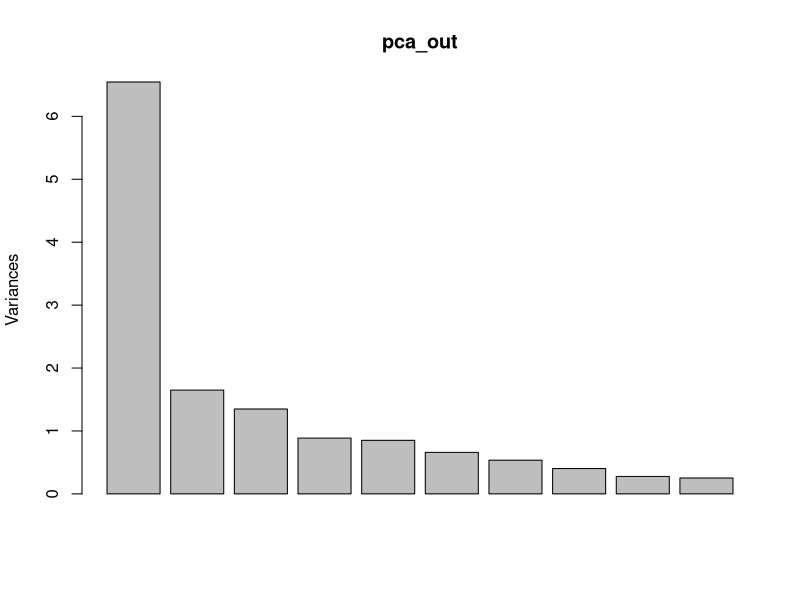
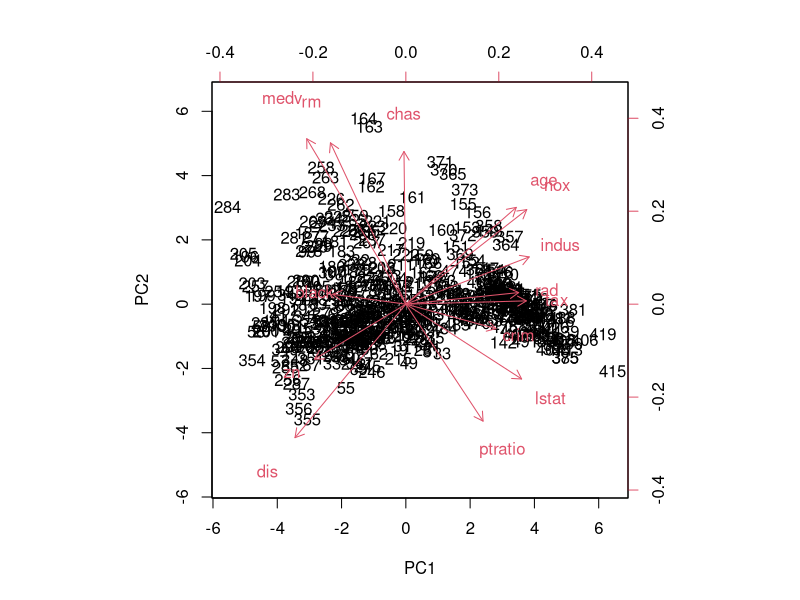
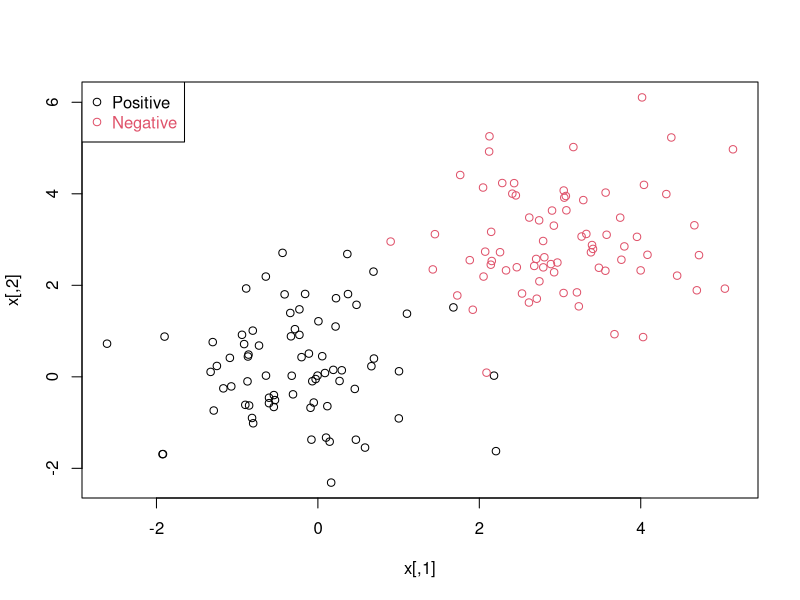
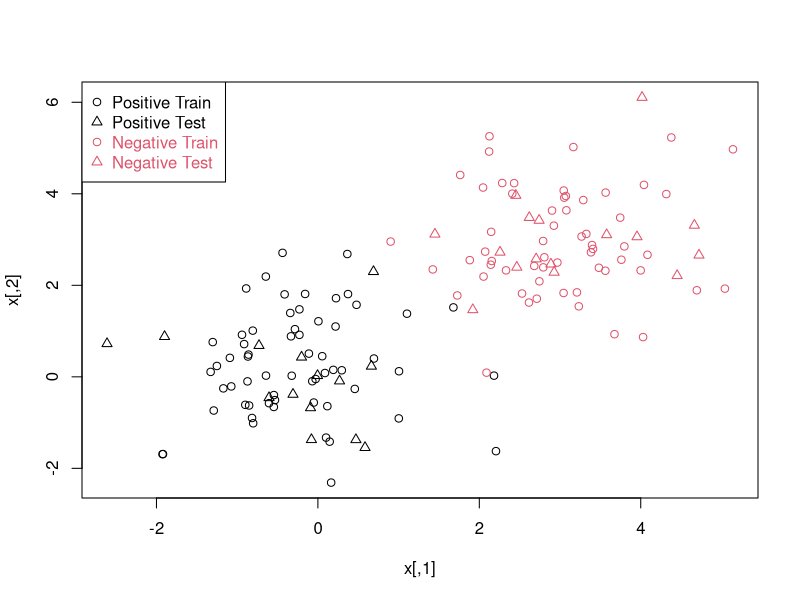
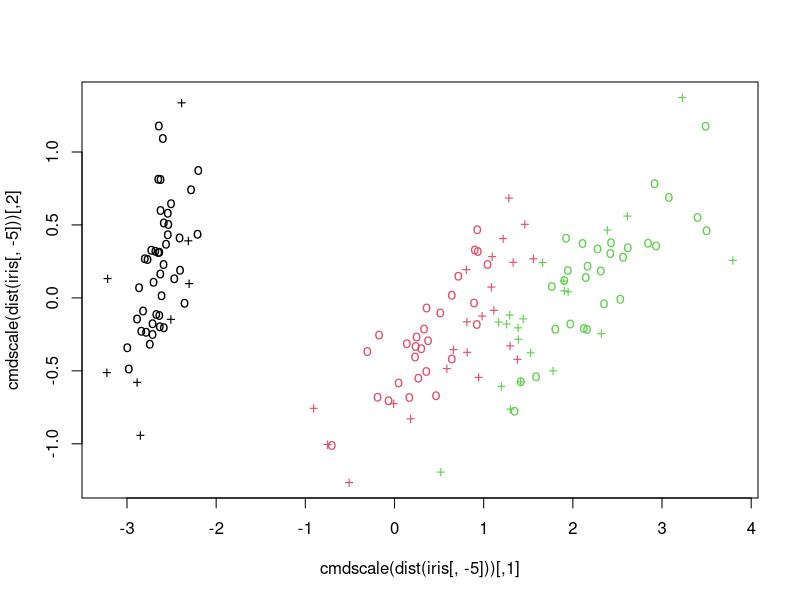
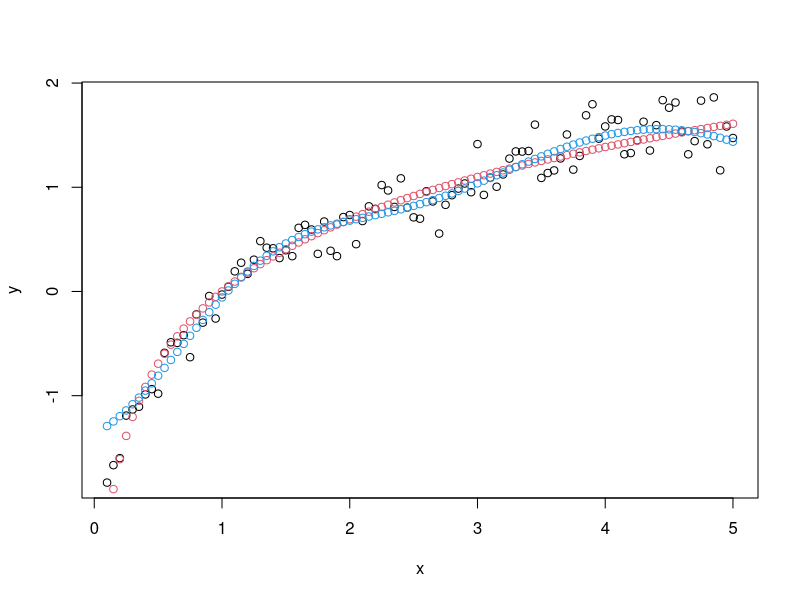
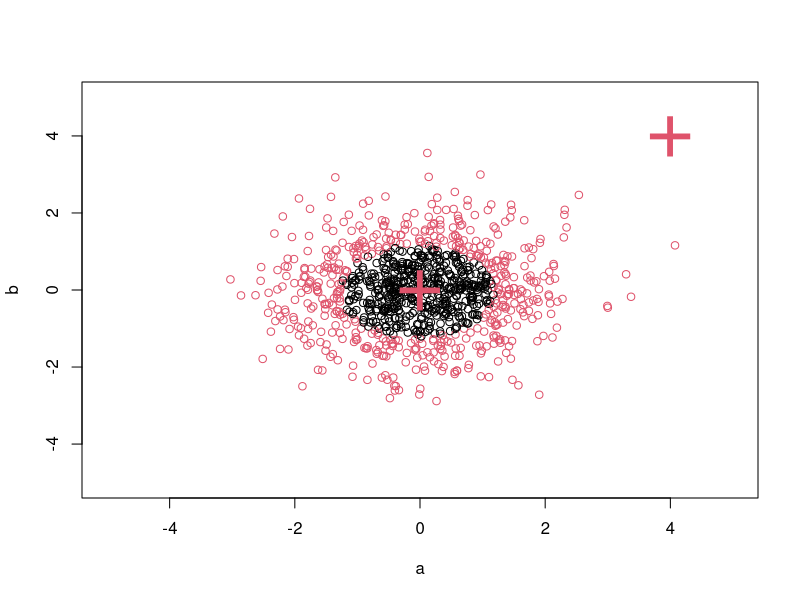

Recreate these plots in R, in order. (Note: this script raises an error after producing the figures.)
#PCA on Boston Dataset
install.packages('MASS')
data(Boston, package="MASS")
# the prcomp() fucntion computes the principal components and we have turned on scaling
# Read the documentation for prcompt() function in RStudio
help(prcomp)
pca_out <- prcomp(Boston,scale. = T)
# pca_out shows the loadings that used.
pca_out
plot(pca_out)

# plotting using the biplot()
# Read the documentation for biplot() function in RStudio
help(biplot)
biplot(pca_out, scale = 0)
boston_pc <- pca_out$x
boston_pc
# boston_pc has the Principal Components having the same number of rows in the original dataset
head(boston_pc)
summary(boston_pc)

#svm1 
n <- 150 # number of data points
p <- 2 # dimension
sigma <- 1 # variance of the distribution
meanpos <- 0 # centre of the distribution of positive examples
meanneg <- 3 # centre of the distribution of negative examples
npos <- round(n/2) # number of positive examples
nneg <- n-npos # number of negative examples
# Generate the positive and negative examples
xpos <- matrix(rnorm(npos*p,mean=meanpos,sd=sigma),npos,p)
xneg <- matrix(rnorm(nneg*p,mean=meanneg,sd=sigma),npos,p)
x <- rbind(xpos,xneg)
# Generate the labels
y <- matrix(c(rep(1,npos),rep(-1,nneg)))
# Visualize the data
plot(x,col=ifelse(y>0,1,2))
legend("topleft",c('Positive','Negative'),col=seq(2),pch=1,text.col=seq(2))
#
ntrain <- round(n*0.8) # number of training examples
tindex <- sample(n,ntrain) # indices of training samples
xtrain <- x[tindex,]
xtest <- x[-tindex,]
ytrain <- y[tindex]
ytest <- y[-tindex]
istrain=rep(0,n)
istrain[tindex]=1
# Visualize
plot(x,col=ifelse(y>0,1,2),pch=ifelse(istrain==1,1,2))
legend("topleft",c('Positive Train','Positive Test','Negative Train','Negative Test'),col=c(1,1,2,2), pch=c(1,2,1,2), text.col=c(1,1,2,2))

#svm2
library(e1071)
library(rpart)
install.packages("mlbench")
data(Ozone, package="mlbench")
## split data into a train and test set
index <- 1:nrow(Ozone)
testindex <- sample(index, trunc(length(index)/3))
testset <- na.omit(Ozone[testindex,-3])
trainset <- na.omit(Ozone[-testindex,-3])
svm.model <- svm(V4 ~ ., data = trainset, cost = 1000, gamma = 0.0001)
svm.pred <- predict(svm.model, testset[,-3])
crossprod(svm.pred - testset[,3]) / length(testindex)

#svm3
data(iris)
attach(iris)

## classification mode
# default with factor response:
model <- svm(Species ~ ., data = iris)

# alternatively the traditional interface:
x <- subset(iris, select = -Species)
y <- Species
model <- svm(x, y) 

print(model)
summary(model)

# test with train data
pred <- predict(model, x)
# (same as:)
pred <- fitted(model)

# Check accuracy:
table(pred, y)

# compute decision values and probabilities:
pred <- predict(model, x, decision.values = TRUE)
attr(pred, "decision.values")[1:4,]

# visualize (classes by color, SV by crosses):
plot(cmdscale(dist(iris[,-5])),
     col = as.integer(iris[,5]),
     pch = c("o","+")[1:150 %in% model$index + 1])

## try regression mode on two dimensions

# create data
x <- seq(0.1, 5, by = 0.05)
y <- log(x) + rnorm(x, sd = 0.2)

# estimate model and predict input values
m   <- svm(x, y)
new <- predict(m, x)

# visualize
plot(x, y)
points(x, log(x), col = 2)
points(x, new, col = 4)

## density-estimation

# create 2-dim. normal with rho=0:
X <- data.frame(a = rnorm(1000), b = rnorm(1000))
attach(X)

# traditional way:
m <- svm(X, gamma = 0.1)

# formula interface:
m <- svm(~., data = X, gamma = 0.1)
# or:
m <- svm(~ a + b, gamma = 0.1)

# test:
newdata <- data.frame(a = c(0, 4), b = c(0, 4))
predict (m, newdata)

# visualize:
plot(X, col = 1:1000 %in% m$index + 1, xlim = c(-5,5), ylim=c(-5,5))
points(newdata, pch = "+", col = 2, cex = 5)

# weights: (example not particularly sensible)
i2 <- iris
levels(i2$Species)[3] <- "versicolor"
summary(i2$Species)
wts <- 100 / table(i2$Species)
wts
m <- svm(Species ~ ., data = i2, class.weights = wts)

#svm4
## example using the promotergene data set
data(promotergene)

## create test and training set
ind <- sample(1:dim(promotergene)[1],20)
genetrain <- promotergene[-ind, ]
genetest <- promotergene[ind, ]

## train a support vector machine
gene <-  ksvm(Class~.,data=genetrain,kernel="rbfdot",
              kpar=list(sigma=0.015),C=70,cross=4,prob.model=TRUE)

## predict gene type probabilities on the test set
genetype <- predict(gene,genetest,type="probabilities")

#svm5
library(e1071) 
m1 <- matrix( c( 
  0,    0,    0,    1,    1,    2,     1, 2,    3,    2,    3, 3, 0, 1,2,3, 
  0, 1, 2, 3, 
  1,    2,    3,    2,    3,    3,     0, 0,    0,    1, 1, 2, 4, 4,4,4,    0, 
  1, 2, 3, 
  1,    1,    1,    1,    1,    1,    -1,-1,  -1,-1,-1,-1, 1 ,1,1,1,     1, 
  1,-1,-1 
), ncol = 3 ) 

Y = m1[,3] 
X = m1[,1:2] 

df = data.frame( X , Y ) 

par(mfcol=c(4,2)) 
for( cost in c( 1e-3 ,1e-2 ,1e-1, 1e0,  1e+1, 1e+2 ,1e+3)) { 
  #cost <- 1 
  model.svm <- svm( Y ~ . , data = df ,  type = "C-classification" , kernel = 
                      "linear", cost = cost, 
                    scale =FALSE ) 
  #print(model.svm$SV) 
  
  plot(x=0,ylim=c(0,5), xlim=c(0,3),main= paste( "cost: ",cost, "#SV: ", 
                                                 nrow(model.svm$SV) )) 
  points(m1[m1[,3]>0,1], m1[m1[,3]>0,2], pch=3, col="green") 
  points(m1[m1[,3]<0,1], m1[m1[,3]<0,2], pch=4, col="blue") 
  points(model.svm$SV[,1],model.svm$SV[,2], pch=18 , col = "red") 
}

#svm6
data(spam)

## create test and training set
index <- sample(1:dim(spam)[1])
spamtrain <- spam[index[1:floor(dim(spam)[1]/2)], ]
spamtest <- spam[index[((ceiling(dim(spam)[1]/2)) + 1):dim(spam)[1]], ]

## train a support vector machine
filter <- ksvm(type~.,data=spamtrain,kernel="rbfdot",
               kpar=list(sigma=0.05),C=5,cross=3)
filter

## predict mail type on the test set
mailtype <- predict(filter,spamtest[,-58])

## Check results
table(mailtype,spamtest[,58])

#svm7
data(iris)

# Create a kernel function using the build in rbfdot function
rbf <- rbfdot(sigma=0.1)
rbf

# train a bound constraint support vector machine
irismodel <- ksvm(Species~.,data=iris,type="C-bsvc",
                  kernel=rbf,C=10,prob.model=TRUE)

irismodel

# get fitted values
fitted(irismodel)

# Test on the training set with probabilities as output
predict(irismodel, iris[,-5], type="probabilities")

#svm8
## Demo of the plot function
x <- rbind(matrix(rnorm(120),,2),matrix(rnorm(120,mean=3),,2))
y <- matrix(c(rep(1,60),rep(-1,60)))

svp <- ksvm(x,y,type="C-svc")
plot(svp,data=x)


### Use kernelMatrix
K <- as.kernelMatrix(crossprod(t(x)))
svp2 <- ksvm(K, y, type="C-svc")
svp2

#svm9
# test data
xtest <- rbind(matrix(rnorm(20),,2),matrix(rnorm(20,mean=3),,2))
# test kernel matrix i.e. inner/kernel product of test data with
# Support Vectors

Ktest <- as.kernelMatrix(crossprod(t(xtest),t(x[SVindex(svp2), ])))
predict(svp2, Ktest)

#### Use custom kernel 

k <- function(x,y) {(sum(x*y) +1)*exp(-0.001*sum((x-y)^2))}
class(k) <- "kernel"
data(promotergene)

## train svm using custom kernel
gene <- ksvm(Class~.,data=promotergene[c(1:20, 80:100),],kernel=k,
             C=5,cross=5)
gene

#### Use text with string kernels
data(reuters)
is(reuters)
tsv <- ksvm(reuters,rlabels,kernel="stringdot",
            kpar=list(length=5),cross=3,C=10)
tsv

## regression
# create data
x <- seq(-20,20,0.1)
y <- sin(x)/x + rnorm(401,sd=0.03)

# train support vector machine
regm <- ksvm(x,y,epsilon=0.01,kpar=list(sigma=16),cross=3)
plot(x,y,type="l")
lines(x,predict(regm,x),col="red")

#svm10
#### Use custom kernel 
k <- function(x,y) {(sum(x*y) +1)*exp(-0.001*sum((x-y)^2))}
class(k) <- "kernel"
data(promotergene)

# train svm using custom kernel
gene <- ksvm(Class~.,data=promotergene[c(1:20, 80:100),],kernel=k,
             C=5,cross=5)
gene

#svm12
# load the kernlab package
library(kernlab)
# train the SVM
svp <- ksvm(xtrain,ytrain,type="C-svc",kernel='vanilladot',C=100,scaled=c())
# Look and understand what svp contains
# General summary
svp
# Attributes that you can access
attributes(svp)
# For example, the support vectors
alpha(svp)
alphaindex(svp)
b(svp)
# Use the built-in function to pretty-plot the classifier
plot(svp,data=xtrain)

#svm13
cv.folds <- function(n,folds=3)
## randomly split the n samples into folds
{
  split(sample(n),rep(1:folds,length=length(y)))
}
# Write a function 
cv.ksvm <- function(x,y,folds=3) 
# which returns a vector ypred of predicted decision score for all points by k-fold cross-validation.
#Compute the various performance of the SVM by 5-fold cross-validation. 
# Alter- natively, the ksvm function can automatically compute the k-fold cross-validation accuracy:
svp <- ksvm(x,y,type="C-svc",kernel=vanilladot,C=1,scaled=c(),cross=5)
print(cross(svp))

#svm-rpart1
library(e1071)
library(rpart)
data(Glass, package="mlbench")
index <- 1:nrow(Glass)
testindex <- sample(index, trunc(length(index)/3))
testset <- Glass[testindex,]
trainset <- Glass[-testindex,]
svm.model <- svm(Type ~ ., data = trainset, cost = 100, gamma = 1)
svm.pred <- predict(svm.model, testset[,-10])
rpart.model <- rpart(Type ~ ., data = trainset)
rpart.pred <- predict(rpart.model, testset[,-10], type = "class")
table(pred = svm.pred, true = testset[,10])
